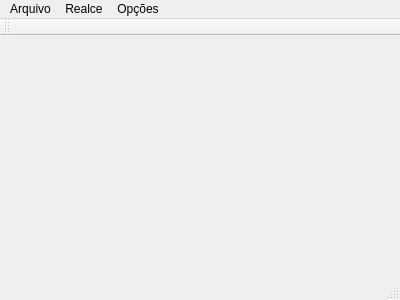
<?xml version="1.0" encoding="UTF-8"?>
<ui version="4.0">
 <class>MainWindow</class>
 <widget class="QMainWindow" name="MainWindow">
  <property name="geometry">
   <rect>
    <x>0</x>
    <y>0</y>
    <width>400</width>
    <height>300</height>
   </rect>
  </property>
  <property name="windowTitle">
   <string>MainWindow</string>
  </property>
  <widget class="QWidget" name="centralWidget"/>
  <widget class="QMenuBar" name="menuBar">
   <property name="geometry">
    <rect>
     <x>0</x>
     <y>0</y>
     <width>400</width>
     <height>22</height>
    </rect>
   </property>
   <widget class="QMenu" name="menuArquivo">
    <property name="title">
     <string>Arquivo</string>
    </property>
    <addaction name="actionAbrir_Imagem"/>
   </widget>
   <widget class="QMenu" name="menuFiltros">
    <property name="title">
     <string>Realce</string>
    </property>
    <widget class="QMenu" name="menuFiltros_2">
     <property name="title">
      <string>Filtros - Imagem Monocromática</string>
     </property>
     <addaction name="actionMedia"/>
     <addaction name="actionMediana"/>
     <addaction name="actionMinimo"/>
     <addaction name="actionMaximo"/>
     <addaction name="actionGaussiano"/>
    </widget>
    <widget class="QMenu" name="menuImagem_colorida">
     <property name="title">
      <string>Imagem colorida</string>
     </property>
     <addaction name="actionBrilho"/>
     <addaction name="actionEqualiza_o_de_HistogramaHSV"/>
     <addaction name="actionFiltro_MedianaHSV"/>
     <addaction name="actionFiltro_GaussianoHSV"/>
    </widget>
    <addaction name="actionNegativo"/>
    <addaction name="actionAjuste_de_Contraste"/>
    <addaction name="actionTransformacao_Logaritmica"/>
    <addaction name="actionTransformacao_de_Potencia"/>
    <addaction name="actionEqualizacaoHistograma"/>
    <addaction name="menuFiltros_2"/>
    <addaction name="menuImagem_colorida"/>
   </widget>
   <widget class="QMenu" name="menuOp_es">
    <property name="title">
     <string>Opções</string>
    </property>
    <addaction name="actionHistograma"/>
   </widget>
   <addaction name="menuArquivo"/>
   <addaction name="menuFiltros"/>
   <addaction name="menuOp_es"/>
  </widget>
  <widget class="QToolBar" name="mainToolBar">
   <attribute name="toolBarArea">
    <enum>TopToolBarArea</enum>
   </attribute>
   <attribute name="toolBarBreak">
    <bool>false</bool>
   </attribute>
  </widget>
  <widget class="QStatusBar" name="statusBar"/>
  <action name="actionAbrir_Imagem">
   <property name="text">
    <string>Abrir Imagem</string>
   </property>
   <property name="shortcut">
    <string>Ctrl+A</string>
   </property>
  </action>
  <action name="actionHistograma">
   <property name="text">
    <string>Histograma</string>
   </property>
  </action>
  <action name="actionEqualizacaoHistograma">
   <property name="text">
    <string>Equalização de Histograma</string>
   </property>
  </action>
  <action name="actionNegativo">
   <property name="text">
    <string>Negativo</string>
   </property>
  </action>
  <action name="actionAjuste_de_Contraste">
   <property name="text">
    <string>Ajuste de Contraste</string>
   </property>
  </action>
  <action name="actionTransformacao_de_Potencia">
   <property name="text">
    <string>Transformação de Potência</string>
   </property>
  </action>
  <action name="actionTransformacao_Logaritmica">
   <property name="text">
    <string>Transformação Logarítmica</string>
   </property>
  </action>
  <action name="actionMedia">
   <property name="text">
    <string>Media</string>
   </property>
  </action>
  <action name="actionBrilho">
   <property name="text">
    <string>Brilho</string>
   </property>
  </action>
  <action name="actionMediana">
   <property name="text">
    <string>Mediana</string>
   </property>
  </action>
  <action name="actionMinimo">
   <property name="text">
    <string>Minimo</string>
   </property>
  </action>
  <action name="actionMaximo">
   <property name="text">
    <string>Maximo</string>
   </property>
  </action>
  <action name="actionGaussiano">
   <property name="text">
    <string>Gaussiano</string>
   </property>
  </action>
  <action name="actionEqualiza_o_de_HistogramaHSV">
   <property name="text">
    <string>Equalizaçao de Histograma</string>
   </property>
  </action>
  <action name="actionFiltro_MedianaHSV">
   <property name="text">
    <string>Filtro Mediana</string>
   </property>
  </action>
  <action name="actionFiltro_GaussianoHSV">
   <property name="text">
    <string>Filtro Gaussiano</string>
   </property>
  </action>
 </widget>
 <layoutdefault spacing="6" margin="11"/>
 <resources/>
 <connections/>
</ui>
